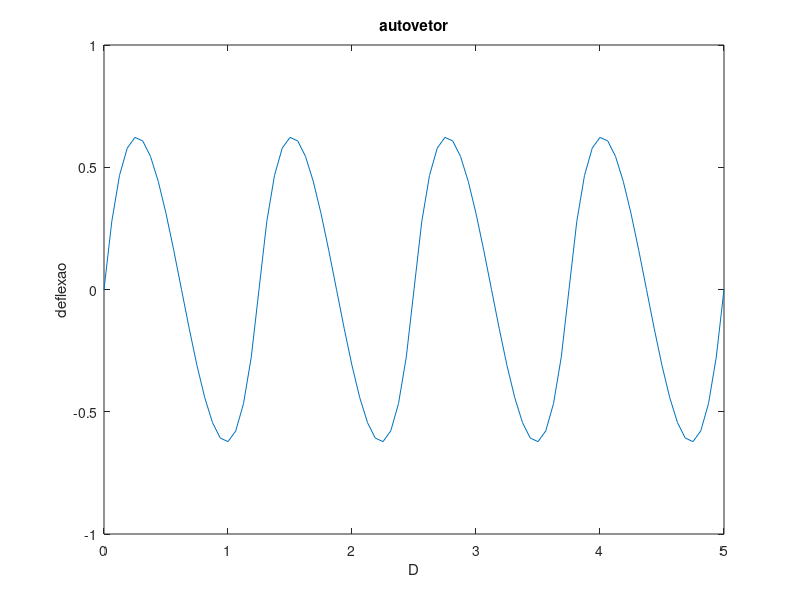

MATLAB code for this plot:
Nx = input('número de nós = ');
leng = input('comprimento da barra = ');
EI = 1;
A = 1;
Row = 1;
Row = Row * A;
Nelx = Nx - 1;
X= [ ];
for i = 1:Nx
 X(i) = leng * (i - 1) / Nelx;
end
%construindo a matriz de massa e rigidez
SK = zeros (2 * Nx);
SM = zeros (2 * Nx);
Ske = zeros (4);
Sme = zeros (4);
for Nel = 1:Nelx
    L = X(Nel + 1) - X(Nel);
    i1 = Nel;
    i2 = Nel + 1;
    Ske(1,1) = 12*EI/L^3;
    Sme(1,1) = 13*L*Row/35;
    Ske(1,2) = 6 * EI / L ^ 2;
    Sme(1,2) = 11 * L ^2 * Row / 210;
    Ske(1,3) = -12 * EI / L ^ 3;
    Sme(1,3) = 9 * L * Row / 70;
    Ske(1,4) = 6 * EI / L ^ 2;
    Sme(1,4) = -13 * L ^2 * Row / 420;
    Ske(2,1) = 6 * EI / L ^ 2;
    Sme(2,1) = 11 * L ^2 * Row / 210;
    Ske(2,2) = 4 * EI / L;
    Sme(2,2) = L ^3 * Row / 105;
    Ske(2,3) = -6 * EI / L ^ 2;
    Sme(2,3) = 13 * L ^2 * Row / 420;
    Ske(2,4) = 2 * EI / L;
    Sme(2,4) = - (L^3*Row)/140;
    Ske(3,1) = -12 * EI / L ^ 3;
    Sme(3,1) = 9 * L * Row / 70;
    Ske(3,2) = -6 * EI / L ^ 2;
    Sme(3,2) = 13 * L ^2 * Row / 420;
    Ske(3,3) = 12 * EI / L ^ 3;
    Sme(3,3) = 13 * L * Row / 35;
    Ske(3,4) = -6 * EI / L ^ 2;
    Sme(3,4) = -11 * L ^2 * Row / 210;
    Ske(4,1) = 6 * EI / L ^ 2;
    Sme(4,1) = -13 * L ^2 * Row / 420;
    Ske(4,2) = 2 * EI / L;
    Sme(4,2) = - L ^3 * Row / 140;
    Ske(4,3) = -6 * EI / L ^ 2;
    Sme(4,3) = -11 * L ^2 * Row / 210;
    Ske(4,4) = 4 * EI / L;
    Sme(4,4) = L ^3 * Row / 105;
    SK(2*i1-1:2*i2,2*i1-1:2*i2)=SK(2*i1-1:2*i2,2*i1-1:2*i2)+Ske;
    SM(2*i1-1:2*i2,2*i1-1:2*i2)=SM(2*i1-1:2*i2,2*i1-1:2*i2)+Sme;
end
%condições de contorno (suporte simples)
SK(:,1)=zeros(2*Nx,1);
SK(1,:)=zeros(1,2*Nx);
SK (1,1)=1;
SK(:,2*Nx-1)=zeros(2*Nx,1);
SK(2*Nx-1,:)=zeros(1,2*Nx);
SK(2*Nx-1,2*Nx-1)=1;
SM(:,1)=zeros(2*Nx,1);
SM(1,:)=zeros(1,2*Nx);
SM(1,1)=1;
SM(:,2*Nx-1)=zeros(2*Nx,1);
SM(2*Nx-1,:)=zeros(1,2*Nx);
SM(2*Nx-1,2*Nx-1)=1;
% Problema de autovalor. Os autovetores são normalizados de forma que a norma 
[D,R]=eig(SK,SM)
%reescalando os autovetores tal que X'*SM*X=I
for i = 1:2*Nx
    valuei=D(:,i)'*SM*D(:,i);
    D(:,i)=D(:,i)/sqrt(valuei);
end
%plota os modos de vibração
for i = 1:2*Nx
    i
    xf = [ ];
    Df = [ ];
    ipx = 20;
    for Nel = 1:Nelx
        de(1) = D(2*Nel-1,i);
        de(2) = D(2*Nel,i);
        de(3) = D(2*Nel+1,i);
        de(4) = D(2*Nel+2,i);
        for ip = 1:ipx+1
            L = X(Nel+1)-X(Nel);
            S= L*(ip-1)/ipx;
            N(1)=1-3*S^2/L^2+2*S^3/L^3;
            N(2)=S-2*S^2/L+S^3/L^2;
            N(3)=3*S^2/L^2-2*S^3/L^3;
            N(4)=-S^2/L+S^3/L^2;
            Df(ipx*(Nel-1)+ip)=de*N';
            xf(ipx*(Nel-1)+ip)=X(Nel)+S;
        end
    end
    plot(xf,Df)
    title('autovetor')
    xlabel('D')
    ylabel('deflexao')
    pause
    end